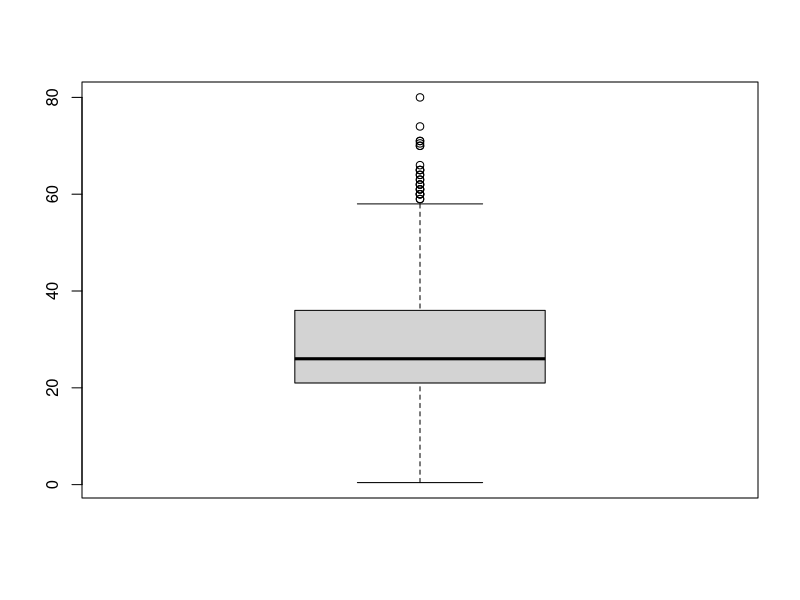
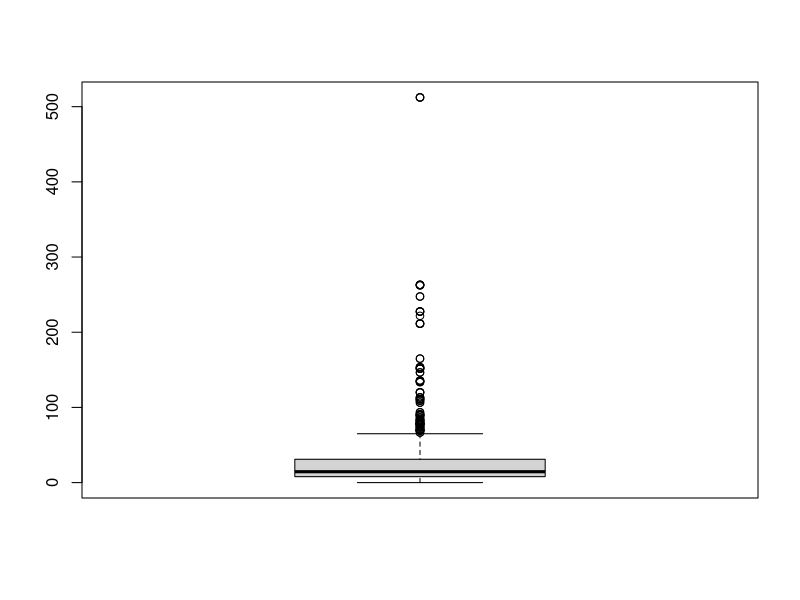
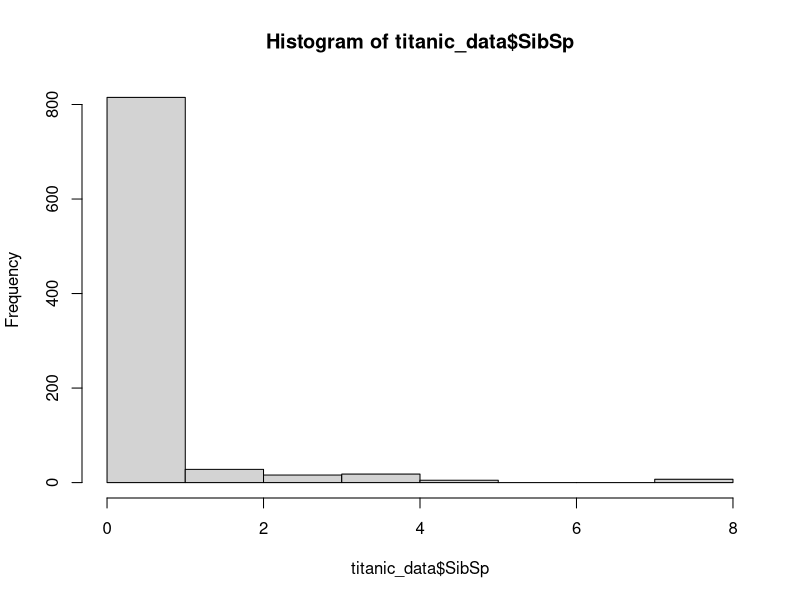
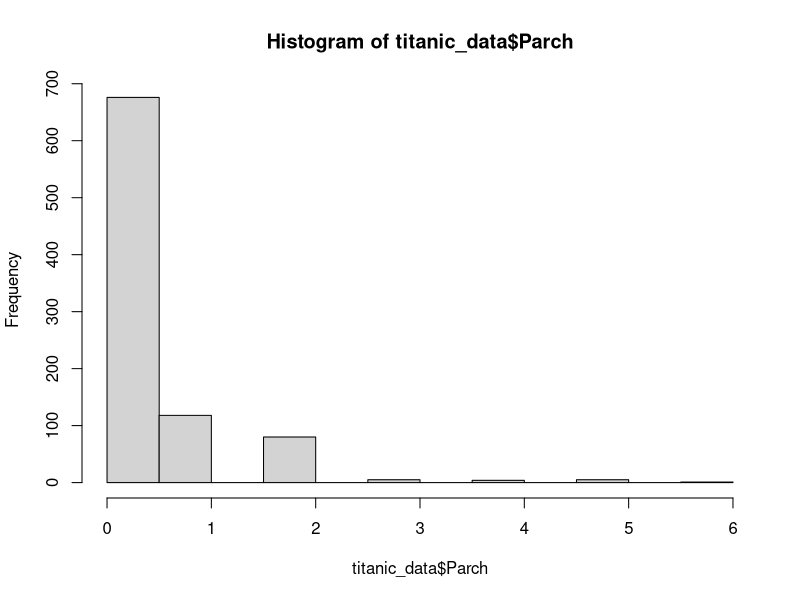

Recreate these plots in R, in order.
## ---- chunk 1
  titanic_data <-read.csv("./train_titanic.csv", header=T, sep=",", fileEncoding = "UTF-8", na.strings=c("NA", ""))
## ---- chunk 2
str(titanic_data)
## ---- chunk 3
colSums(is.na(titanic_data))
## ---- chunk 4
boxplot(titanic_data$Age)
## ---- chunk 5
boxplot(titanic_data$Fare)
## ---- chunk 6
hist(titanic_data$SibSp)
## ---- chunk 7
hist(titanic_data$Parch)
